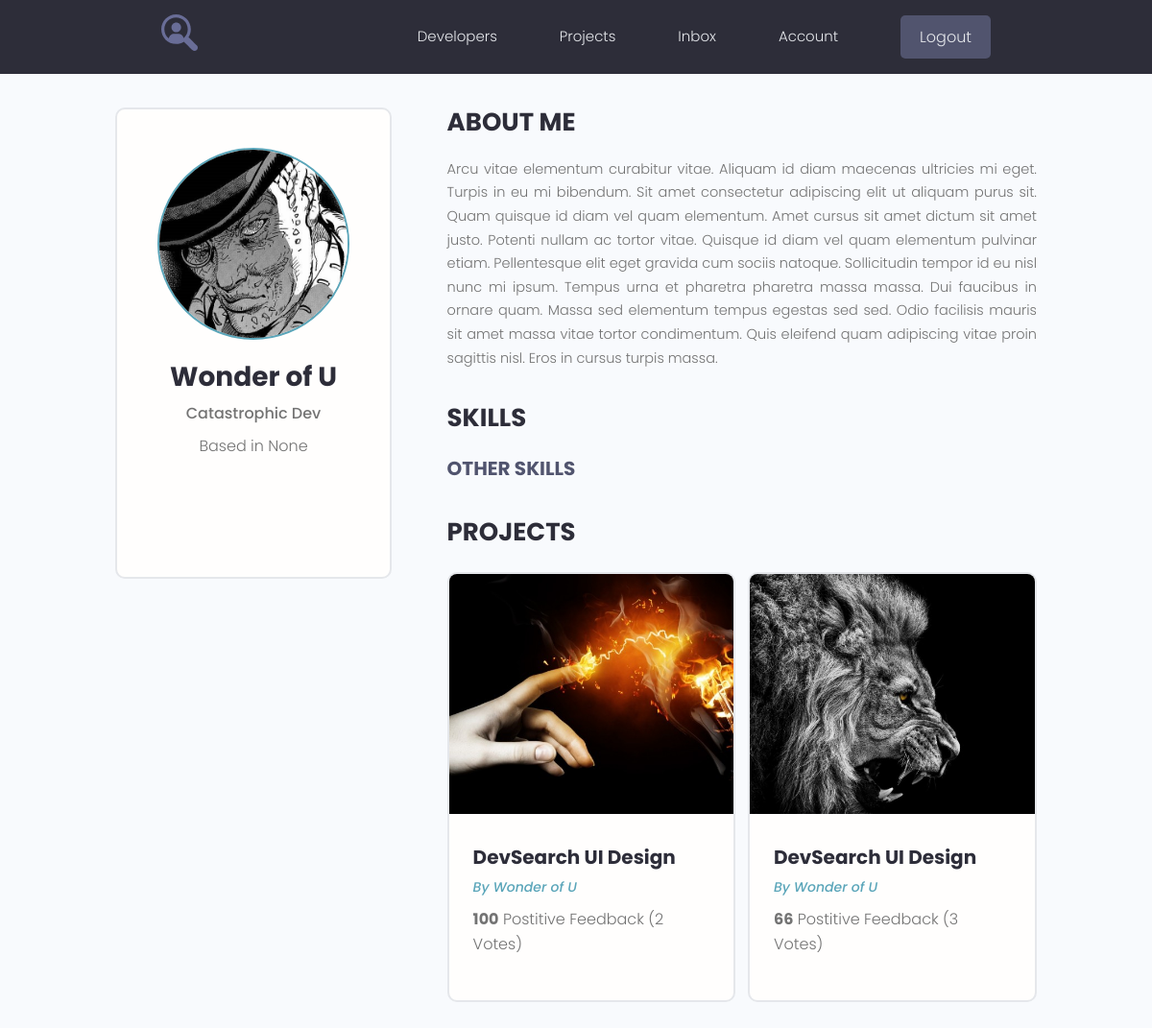
The page /profile/4d0f1c34c03e440e9e0e7c6dd54109fc (signed in) on the database as committed earlier.
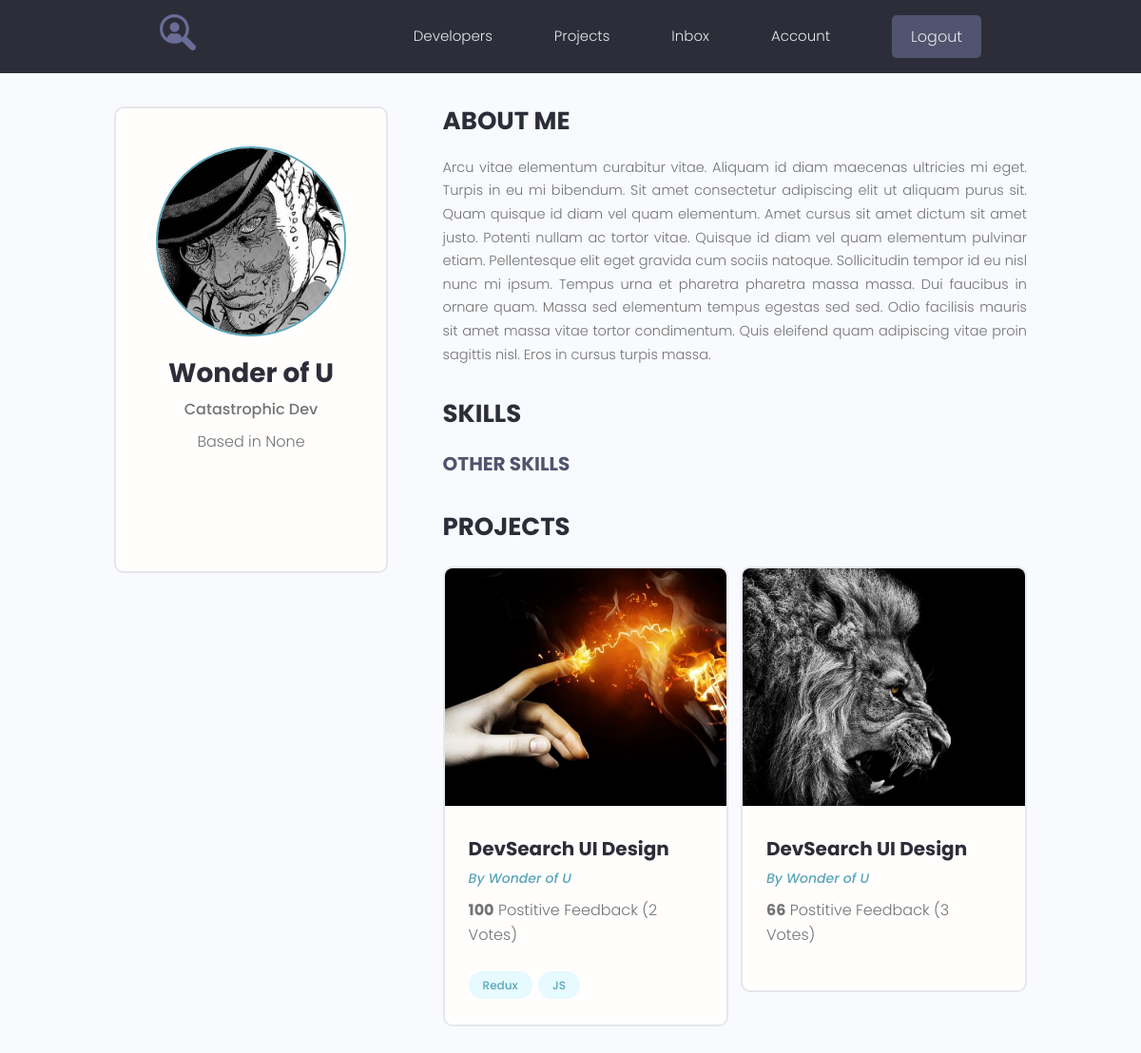
The same page on the database as committed later.
### projects/models.py (models this page shows, shortened)
class Project(models.Model):
    owner = models.ForeignKey(Profile, null=True, blank=True, on_delete=models.CASCADE)
    title = models.CharField(max_length=200)
    description = models.TextField(null=True, blank=True)
    featured_image = models.ImageField(
        null=True, blank=True, upload_to='projects/', default='projects/default.jpg')
    demo_link = models.CharField(max_length=1000, null=True, blank=True)
    src_link = models.CharField(max_length=1000, null=True, blank=True)
    vote_total = models.IntegerField(default=0, null=True, blank=True)
    vote_ratio = models.IntegerField(default=0, null=True, blank=True)
    tags = models.ManyToManyField('Tag', blank=True)   # a string 'Tag' to avoid in-order-code error
    created = models.DateTimeField(auto_now_add=True)
    id = models.UUIDField(default=uuid.uuid4, unique=True,
                          primary_key=True, editable=False)
    class Meta:
        ordering = ['-vote_ratio', '-vote_total', 'title']

class Tag(models.Model):
    name = models.CharField(max_length=200)
    created = models.DateTimeField(auto_now_add=True)
    id = models.UUIDField(default=uuid.uuid4, unique=True,
                          primary_key=True, editable=False)
    def __str__(self):
        return self.name

### users/models.py (models this page shows, shortened)
class Profile(models.Model):
    user = models.OneToOneField(
        User, on_delete=models.CASCADE, null=True, blank=True)
    name = models.CharField(max_length=200, blank=True, null=True)
    email = models.EmailField(max_length=500, blank=True, null=True)
    username = models.CharField(max_length=200, blank=True, null=True)
    location = models.CharField(max_length=200, blank=True, null=True)
    short_intro = models.CharField(max_length=200, blank=True, null=True)
    bio = models.TextField(blank=True, null=True)
    profile_image = models.ImageField(
        null=True, blank=True, upload_to='profiles/', default='profiles/default-avatar.jpg')
    social_github = models.CharField(max_length=200, blank=True, null=True)
    social_stackoverflow = models.CharField(max_length=200, blank=True, null=True)
    social_twitter = models.CharField(max_length=200, blank=True, null=True)
    social_linkedin = models.CharField(max_length=200, blank=True, null=True)
    social_youtube = models.CharField(max_length=200, blank=True, null=True)
    social_website = models.CharField(max_length=200, blank=True, null=True)
    created = models.DateTimeField(auto_now_add=True)
    id = models.UUIDField(default=uuid.uuid4, unique=True,
                          primary_key=True, editable=False)
    class Meta:
        ordering = ['created']

### users/views.py (the view)
# urls.py: path('profile/<str:pk>', views.userProfile, name="user-profile"),
def userProfile(request, pk):
    profile = Profile.objects.get(id=pk)
    topSkills = profile.skill_set.exclude(description__exact="")
    otherSkills = profile.skill_set.filter(description="")
    context = {'profile': profile, 'topSkills': topSkills, 'otherSkills': otherSkills}
    return render(request, 'users/user-profile.html', context)

### users/templates/users/user-profile.html (shortened to what this page needs)
{% extends 'main.html' %}
{% block content %}
  <main class="profile my-md">
    <div class="container">
      <div class="layout">
        <div class="column column--1of3">
          <div class="card text-center">
            <div class="card__body dev">
              <img class="avatar avatar--xl" src="{{profile.profile_image.url}}" />
              <h2 class="dev__name">{{ profile.name }}</h2>
              <p class="dev__title">{{ profile.short_intro }}</p>
              <p class="dev__location">Based in {{ profile.location }}</p>
              <ul class="dev__social">
              </ul>
            </div>
          </div>
        </div>
        <div class="column column--2of3">
          <div class="devInfo">
            <h3 class="devInfo__title">About Me</h3>
            <p class="devInfo__about">
              {{ profile.bio }}
            </p>
          </div>
          <div class="devInfo">
            <h3 class="devInfo__title">Skills</h3>
            <div class="devInfo__skills">
              <h3 class="devInfo__subtitle">Other Skills</h3>
            </div>
          </div>
          <div class="devInfo">
            <h3 class="devInfo__title">Projects</h3>
            <div class="grid grid--two">
              {% for project in profile.project_set.all %}
              <div class="column">
                <div class="card project">
                  <a href="{% url 'project' project.id %}}" class="project">
                    <img class="project__thumbnail" src="{{project.featured_image.url}}" alt="project thumbnail" />
                    <div class="card__body">
                      <h3 class="project__title">DevSearch UI Design</h3>
                      <p><a class="project__author" href="profile.html">By {{project.owner.name}}</a></p>
                      <p class="project--rating">
                        <span style="font-weight: bold;">{{project.vote_ratio}}</span> Postitive
                        Feedback ({{project.vote_total}} Vote{{project.vote_total|pluralize:"s"}})
                      </p>
                      <div class="project__tags">
                        {% for tag in project.tags.all %}
                        <span class="tag tag--pill tag--main">
                          <small>{{tag}}</small>
                        </span>
                        {% endfor %}
                      </div>
                    </div>
                  </a>
                </div>
              </div>
              {% endfor %}
            </div>
          </div>
        </div>
      </div>
    </div>
  </main>
{% endblock content %}

Rows that differ between the two databases and show on the page:
added Tag: name "Redux", shown under Project (number 1 of 2 on the later page)
added Tag: name "JS", shown under Project (number 1 of 2 on the later page)
